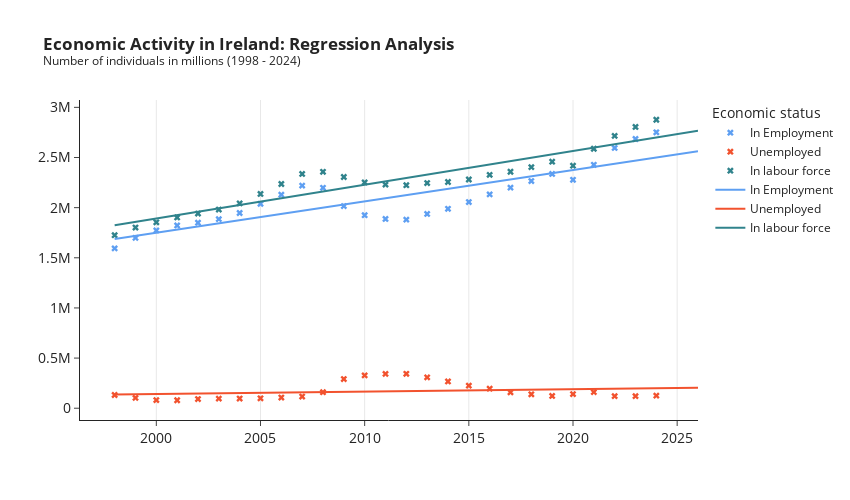

The cell this chart's notebook holds for it:
### Code cell
years = np.arange(1998, 2027)

fig_2 = px.line(title='<b>Economic Activity in Ireland: Regression Analysis </b><br><sup>Number of individuals in millions (1998 - 2024) </sup>',
              template='simple_white',
              )

fig_2.add_trace(go.Scatter(x=emp.year, y=emp.individuals, name="In Employment", line=dict(color="#5E9FF2")))
fig_2.add_trace(go.Scatter(x=unemp.year, y=unemp.individuals, name="Unemployed", line=dict(color="#F2522E")))
fig_2.add_trace(go.Scatter(x=labour.year, y=labour.individuals, name="In labour force", line=dict(color="#30838C")))


fig_2.update_xaxes(tickfont=dict(size=14), title_text='', showgrid=True)
fig_2.update_yaxes(tickfont=dict(size=14), title_text='')

fig_2.update_traces(mode='markers', marker=dict(size=6, symbol='x'))

fig_2.update_layout(legend_title='Economic status', width=850, height=500)

fig_2.add_trace(go.Scatter(x=years, y=[intercept_emp + slope_emp * x for x in years], name="In Employment", line=dict(color="#5E9FF2")))
fig_2.add_trace(go.Scatter(x=years, y=[intercept_unemp + slope_unemp * x for x in years], name="Unemployed", line=dict(color="#F2522E")))
fig_2.add_trace(go.Scatter(x=years, y=[intercept_lf + slope_lf * x for x in years], name="In labour force", line=dict(color="#30838C")))

### Figure 1 — Plotly figure (JSON) as saved in the notebook; plotly's stock layout.template omitted (floating-point values rounded to 4 significant figures)
{"data": [{"hovertemplate": "<extra></extra>", "legendgroup": "", "line": {"color": "#1F77B4", "dash": "solid"}, "marker": {"size": 6, "symbol": "x"}, "mode": "markers", "name": "", "orientation": "v", "showlegend": false, "type": "scatter", "xaxis": "x", "yaxis": "y"}, {"line": {"color": "#5E9FF2"}, "marker": {"size": 6, "symbol": "x"}, "mode": "markers", "name": "In Employment", "type": "scatter", "x": [1998, 1999, 2000, 2001, 2002, 2003, 2004, 2005, 2006, 2007, 2008, 2009, 2010, 2011, 2012, 2013, 2014, 2015, 2016, 2017, 2018, 2019, 2020, 2021, 2022, 2023, 2024], "y": [1593575, 1698375, 1772750, 1822500, 1849825, 1885450, 1946500, 2037750, 2129300, 2219775, 2197650, 2014975, 1924500, 1887450, 1880200, 1937250, 1988525, 2055650, 2132200, 2199300, 2265025, 2335925, 2277550, 2427125, 2594975, 2684500, 2751000.0]}, {"line": {"color": "#F2522E"}, "marker": {"size": 6, "symbol": "x"}, "mode": "markers", "name": "Unemployed", "type": "scatter", "x": [1998, 1999, 2000, 2001, 2002, 2003, 2004, 2005, 2006, 2007, 2008, 2009, 2010, 2011, 2012, 2013, 2014, 2015, 2016, 2017, 2018, 2019, 2020, 2021, 2022, 2023, 2024], "y": [131650, 103200, 81200, 79550, 91475, 95775, 96575, 98850, 106325, 116425, 159800, 290750, 327425, 342500, 343500, 308125, 267125, 225150, 194675, 158525, 138825, 122200, 140775, 160075, 120575, 120275, 125300]}, {"line": {"color": "#30838C"}, "marker": {"size": 6, "symbol": "x"}, "mode": "markers", "name": "In labour force", "type": "scatter", "x": [1998, 1999, 2000, 2001, 2002, 2003, 2004, 2005, 2006, 2007, 2008, 2009, 2010, 2011, 2012, 2013, 2014, 2015, 2016, 2017, 2018, 2019, 2020, 2021, 2022, 2023, 2024], "y": [1725250, 1801575, 1853925, 1902025, 1941300, 1981225, 2043075, 2136650, 2235625, 2336200, 2357425, 2305725, 2251900, 2229950, 2223675, 2245350, 2255650, 2280800, 2326900, 2357825, 2403825, 2458125, 2418300, 2587200, 2715575, 2804800, 2876400]}, {"line": {"color": "#5E9FF2"}, "name": "In Employment", "type": "scatter", "x": [1998, 1999, 2000, 2001, 2002, 2003, 2004, 2005, 2006, 2007, 2008, 2009, 2010, 2011, 2012, 2013, 2014, 2015, 2016, 2017, 2018, 2019, 2020, 2021, 2022, 2023, 2024, 2025, 2026], "y": [1687000.0, 1718000.0, 1749000.0, 1781000.0, 1812000.0, 1843000.0, 1874000.0, 1906000.0, 1937000.0, 1968000.0, 1999000.0, 2030000.0, 2062000.0, 2093000.0, 2124000.0, 2155000.0, 2187000.0, 2218000.0, 2249000.0, 2280000.0, 2312000.0, 2343000.0, 2374000.0, 2405000.0, 2436000.0, 2468000.0, 2499000.0, 2530000.0, 2561000.0]}, {"line": {"color": "#F2522E"}, "name": "Unemployed", "type": "scatter", "x": [1998, 1999, 2000, 2001, 2002, 2003, 2004, 2005, 2006, 2007, 2008, 2009, 2010, 2011, 2012, 2013, 2014, 2015, 2016, 2017, 2018, 2019, 2020, 2021, 2022, 2023, 2024, 2025, 2026], "y": [137300.0, 139700.0, 142100.0, 144500.0, 146900.0, 149300.0, 151600.0, 154000.0, 156400.0, 158800.0, 161200.0, 163600.0, 166000.0, 168400.0, 170800.0, 173200.0, 175600.0, 178000.0, 180400.0, 182700.0, 185100.0, 187500.0, 189900.0, 192300.0, 194700.0, 197100.0, 199500.0, 201900.0, 204300.0]}, {"line": {"color": "#30838C"}, "name": "In labour force", "type": "scatter", "x": [1998, 1999, 2000, 2001, 2002, 2003, 2004, 2005, 2006, 2007, 2008, 2009, 2010, 2011, 2012, 2013, 2014, 2015, 2016, 2017, 2018, 2019, 2020, 2021, 2022, 2023, 2024, 2025, 2026], "y": [1824000.0, 1858000.0, 1891000.0, 1925000.0, 1959000.0, 1992000.0, 2026000.0, 2060000.0, 2093000.0, 2127000.0, 2160000.0, 2194000.0, 2228000.0, 2261000.0, 2295000.0, 2329000.0, 2362000.0, 2396000.0, 2429000.0, 2463000.0, 2497000.0, 2530000.0, 2564000.0, 2598000.0, 2631000.0, 2665000.0, 2698000.0, 2732000.0, 2766000.0]}], "layout": {"height": 500, "legend": {"title": {"text": "Economic status"}, "tracegroupgap": 0}, "title": {"text": "<b>Economic Activity in Ireland: Regression Analysis </b><br><sup>Number of individuals in millions (1998 - 2024) </sup>"}, "width": 850, "xaxis": {"anchor": "y", "domain": [0, 1], "showgrid": true, "tickfont": {"size": 14}, "title": {"text": ""}}, "yaxis": {"anchor": "x", "domain": [0, 1], "tickfont": {"size": 14}, "title": {"text": ""}}}}
